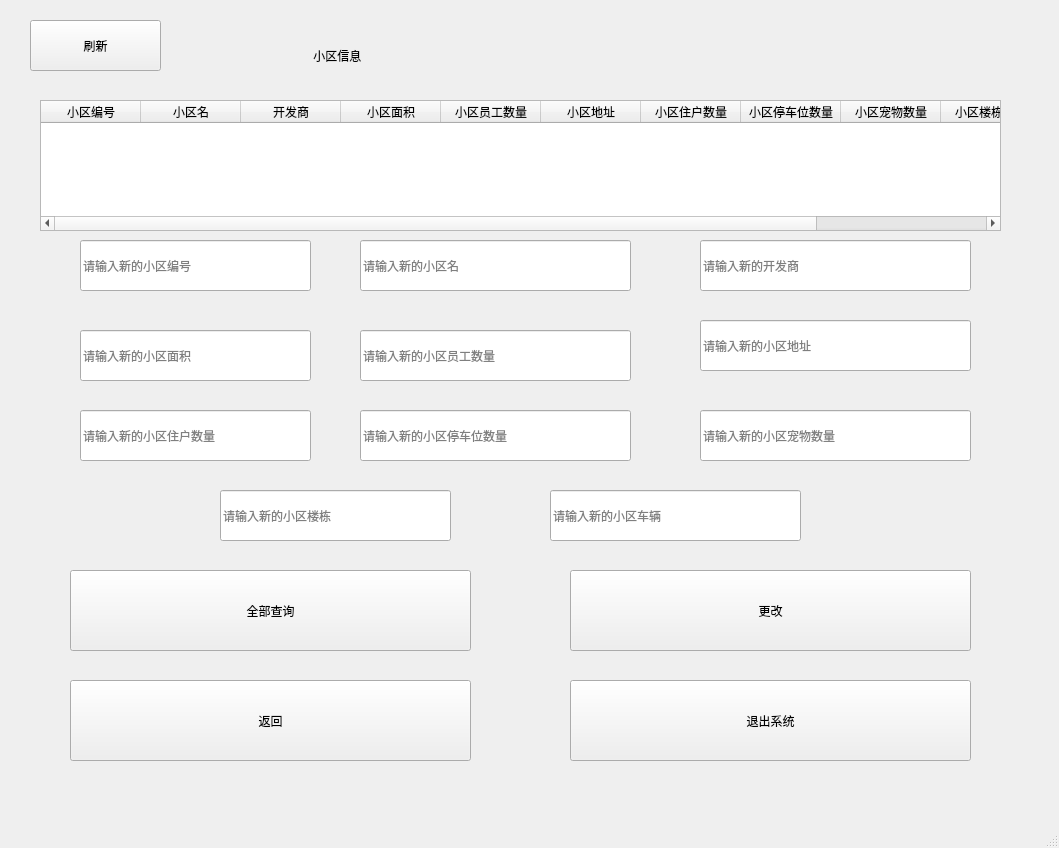
<?xml version="1.0" encoding="UTF-8"?>
<ui version="4.0">
 <class>MainWindow</class>
 <widget class="QMainWindow" name="MainWindow">
  <property name="geometry">
   <rect>
    <x>0</x>
    <y>0</y>
    <width>1059</width>
    <height>848</height>
   </rect>
  </property>
  <property name="windowTitle">
   <string>root_小区信息</string>
  </property>
  <widget class="QWidget" name="centralwidget">
   <widget class="QTableWidget" name="tableWidget">
    <property name="geometry">
     <rect>
      <x>40</x>
      <y>100</y>
      <width>961</width>
      <height>131</height>
     </rect>
    </property>
    <property name="alternatingRowColors">
     <bool>true</bool>
    </property>
    <column>
     <property name="text">
      <string>小区编号</string>
     </property>
    </column>
    <column>
     <property name="text">
      <string>小区名</string>
     </property>
    </column>
    <column>
     <property name="text">
      <string>开发商</string>
     </property>
    </column>
    <column>
     <property name="text">
      <string>小区面积</string>
     </property>
    </column>
    <column>
     <property name="text">
      <string>小区员工数量</string>
     </property>
    </column>
    <column>
     <property name="text">
      <string>小区地址</string>
     </property>
    </column>
    <column>
     <property name="text">
      <string>小区住户数量</string>
     </property>
    </column>
    <column>
     <property name="text">
      <string>小区停车位数量</string>
     </property>
    </column>
    <column>
     <property name="text">
      <string>小区宠物数量</string>
     </property>
    </column>
    <column>
     <property name="text">
      <string>小区楼栋数量</string>
     </property>
    </column>
    <column>
     <property name="text">
      <string>小区车辆数量</string>
     </property>
    </column>
   </widget>
   <widget class="QLineEdit" name="lineEdit">
    <property name="geometry">
     <rect>
      <x>80</x>
      <y>240</y>
      <width>231</width>
      <height>51</height>
     </rect>
    </property>
    <property name="placeholderText">
     <string>请输入新的小区编号</string>
    </property>
   </widget>
   <widget class="QLineEdit" name="lineEdit_2">
    <property name="geometry">
     <rect>
      <x>360</x>
      <y>240</y>
      <width>271</width>
      <height>51</height>
     </rect>
    </property>
    <property name="placeholderText">
     <string>请输入新的小区名</string>
    </property>
   </widget>
   <widget class="QLineEdit" name="lineEdit_3">
    <property name="geometry">
     <rect>
      <x>700</x>
      <y>240</y>
      <width>271</width>
      <height>51</height>
     </rect>
    </property>
    <property name="placeholderText">
     <string>请输入新的开发商</string>
    </property>
   </widget>
   <widget class="QLineEdit" name="lineEdit_4">
    <property name="geometry">
     <rect>
      <x>80</x>
      <y>330</y>
      <width>231</width>
      <height>51</height>
     </rect>
    </property>
    <property name="placeholderText">
     <string>请输入新的小区面积</string>
    </property>
   </widget>
   <widget class="QLineEdit" name="lineEdit_5">
    <property name="geometry">
     <rect>
      <x>360</x>
      <y>330</y>
      <width>271</width>
      <height>51</height>
     </rect>
    </property>
    <property name="placeholderText">
     <string>请输入新的小区员工数量</string>
    </property>
   </widget>
   <widget class="QPushButton" name="pushButton_3">
    <property name="geometry">
     <rect>
      <x>570</x>
      <y>570</y>
      <width>401</width>
      <height>81</height>
     </rect>
    </property>
    <property name="styleSheet">
     <string notr="true">font: 18pt &quot;Arial&quot;;</string>
    </property>
    <property name="text">
     <string>更改</string>
    </property>
   </widget>
   <widget class="QPushButton" name="pushButton_4">
    <property name="geometry">
     <rect>
      <x>70</x>
      <y>680</y>
      <width>401</width>
      <height>81</height>
     </rect>
    </property>
    <property name="styleSheet">
     <string notr="true">font: 18pt &quot;Arial&quot;;</string>
    </property>
    <property name="text">
     <string>返回</string>
    </property>
   </widget>
   <widget class="QPushButton" name="pushButton_6">
    <property name="geometry">
     <rect>
      <x>570</x>
      <y>680</y>
      <width>401</width>
      <height>81</height>
     </rect>
    </property>
    <property name="styleSheet">
     <string notr="true">font: 18pt &quot;Arial&quot;;</string>
    </property>
    <property name="text">
     <string>退出系统</string>
    </property>
   </widget>
   <widget class="QLabel" name="label">
    <property name="geometry">
     <rect>
      <x>300</x>
      <y>30</y>
      <width>221</width>
      <height>51</height>
     </rect>
    </property>
    <property name="styleSheet">
     <string notr="true">font: 18pt &quot;Arial&quot;;</string>
    </property>
    <property name="text">
     <string>    小区信息</string>
    </property>
   </widget>
   <widget class="QPushButton" name="pushButton_2">
    <property name="geometry">
     <rect>
      <x>70</x>
      <y>570</y>
      <width>401</width>
      <height>81</height>
     </rect>
    </property>
    <property name="styleSheet">
     <string notr="true">font: 18pt &quot;Arial&quot;;</string>
    </property>
    <property name="text">
     <string>全部查询</string>
    </property>
   </widget>
   <widget class="QPushButton" name="pushButton_1">
    <property name="geometry">
     <rect>
      <x>30</x>
      <y>20</y>
      <width>131</width>
      <height>51</height>
     </rect>
    </property>
    <property name="styleSheet">
     <string notr="true">font: 18pt &quot;Arial&quot;;</string>
    </property>
    <property name="text">
     <string>刷新</string>
    </property>
   </widget>
   <widget class="QLineEdit" name="lineEdit_6">
    <property name="geometry">
     <rect>
      <x>700</x>
      <y>320</y>
      <width>271</width>
      <height>51</height>
     </rect>
    </property>
    <property name="placeholderText">
     <string>请输入新的小区地址</string>
    </property>
   </widget>
   <widget class="QLineEdit" name="lineEdit_7">
    <property name="geometry">
     <rect>
      <x>80</x>
      <y>410</y>
      <width>231</width>
      <height>51</height>
     </rect>
    </property>
    <property name="placeholderText">
     <string>请输入新的小区住户数量</string>
    </property>
   </widget>
   <widget class="QLineEdit" name="lineEdit_8">
    <property name="geometry">
     <rect>
      <x>360</x>
      <y>410</y>
      <width>271</width>
      <height>51</height>
     </rect>
    </property>
    <property name="placeholderText">
     <string>请输入新的小区停车位数量</string>
    </property>
   </widget>
   <widget class="QLineEdit" name="lineEdit_9">
    <property name="geometry">
     <rect>
      <x>700</x>
      <y>410</y>
      <width>271</width>
      <height>51</height>
     </rect>
    </property>
    <property name="placeholderText">
     <string>请输入新的小区宠物数量</string>
    </property>
   </widget>
   <widget class="QLineEdit" name="lineEdit_10">
    <property name="geometry">
     <rect>
      <x>220</x>
      <y>490</y>
      <width>231</width>
      <height>51</height>
     </rect>
    </property>
    <property name="placeholderText">
     <string>请输入新的小区楼栋</string>
    </property>
   </widget>
   <widget class="QLineEdit" name="lineEdit_11">
    <property name="geometry">
     <rect>
      <x>550</x>
      <y>490</y>
      <width>251</width>
      <height>51</height>
     </rect>
    </property>
    <property name="placeholderText">
     <string>请输入新的小区车辆</string>
    </property>
   </widget>
  </widget>
  <widget class="QMenuBar" name="menubar">
   <property name="geometry">
    <rect>
     <x>0</x>
     <y>0</y>
     <width>1059</width>
     <height>26</height>
    </rect>
   </property>
  </widget>
  <widget class="QStatusBar" name="statusbar"/>
 </widget>
 <resources/>
 <connections/>
</ui>
